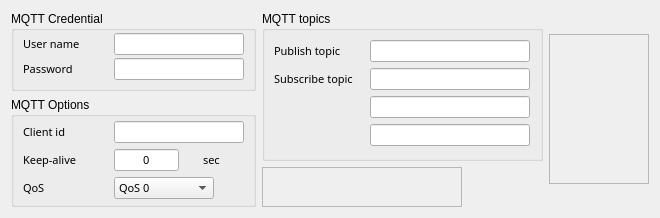
            <widget class="QWidget" name="mqtt_tab">
             <attribute name="title">
              <string>MQTT options</string>
             </attribute>
             <layout class="QGridLayout" name="gridLayout_29">
              <item row="0" column="0">
               <widget class="QGroupBox" name="groupBox_3">
                <property name="minimumSize">
                 <size>
                  <width>240</width>
                  <height>80</height>
                 </size>
                </property>
                <property name="maximumSize">
                 <size>
                  <width>250</width>
                  <height>80</height>
                 </size>
                </property>
                <property name="title">
                 <string>MQTT Credential</string>
                </property>
                <layout class="QGridLayout" name="gridLayout_51">
                 <property name="topMargin">
                  <number>2</number>
                 </property>
                 <property name="bottomMargin">
                  <number>6</number>
                 </property>
                 <property name="verticalSpacing">
                  <number>3</number>
                 </property>
                 <item row="0" column="0">
                  <widget class="QLabel" name="label_mqtt_username">
                   <property name="minimumSize">
                    <size>
                     <width>85</width>
                     <height>0</height>
                    </size>
                   </property>
                   <property name="maximumSize">
                    <size>
                     <width>85</width>
                     <height>16777215</height>
                    </size>
                   </property>
                   <property name="font">
                    <font>
                     <family>맑은 고딕</family>
                     <pointsize>8</pointsize>
                    </font>
                   </property>
                   <property name="text">
                    <string>User name</string>
                   </property>
                  </widget>
                 </item>
                 <item row="0" column="1">
                  <widget class="QLineEdit" name="lineedit_mqtt_username">
                   <property name="minimumSize">
                    <size>
                     <width>130</width>
                     <height>22</height>
                    </size>
                   </property>
                   <property name="maximumSize">
                    <size>
                     <width>150</width>
                     <height>22</height>
                    </size>
                   </property>
                   <property name="font">
                    <font>
                     <family>맑은 고딕</family>
                     <pointsize>8</pointsize>
                    </font>
                   </property>
                   <property name="toolTip">
                    <string/>
                   </property>
                   <property name="text">
                    <string/>
                   </property>
                   <property name="maxLength">
                    <number>128</number>
                   </property>
                   <property name="frame">
                    <bool>true</bool>
                   </property>
                   <property name="alignment">
                    <set>Qt::AlignCenter</set>
                   </property>
                  </widget>
                 </item>
                 <item row="1" column="0">
                  <widget class="QLabel" name="label_mqtt_password">
                   <property name="minimumSize">
                    <size>
                     <width>85</width>
                     <height>0</height>
                    </size>
                   </property>
                   <property name="maximumSize">
                    <size>
                     <width>85</width>
                     <height>16777215</height>
                    </size>
                   </property>
                   <property name="font">
                    <font>
                     <family>맑은 고딕</family>
                     <pointsize>8</pointsize>
                    </font>
                   </property>
                   <property name="text">
                    <string>Password</string>
                   </property>
                  </widget>
                 </item>
                 <item row="1" column="1">
                  <widget class="QLineEdit" name="lineedit_mqtt_password">
                   <property name="minimumSize">
                    <size>
                     <width>130</width>
                     <height>22</height>
                    </size>
                   </property>
                   <property name="maximumSize">
                    <size>
                     <width>150</width>
                     <height>22</height>
                    </size>
                   </property>
                   <property name="font">
                    <font>
                     <family>맑은 고딕</family>
                     <pointsize>8</pointsize>
                    </font>
                   </property>
                   <property name="toolTip">
                    <string/>
                   </property>
                   <property name="text">
                    <string/>
                   </property>
                   <property name="maxLength">
                    <number>128</number>
                   </property>
                   <property name="frame">
                    <bool>true</bool>
                   </property>
                   <property name="alignment">
                    <set>Qt::AlignCenter</set>
                   </property>
                  </widget>
                 </item>
                </layout>
               </widget>
              </item>
              <item row="0" column="1" rowspan="2">
               <widget class="QGroupBox" name="groupBox_5">
                <property name="minimumSize">
                 <size>
                  <width>281</width>
                  <height>150</height>
                 </size>
                </property>
                <property name="maximumSize">
                 <size>
                  <width>281</width>
                  <height>160</height>
                 </size>
                </property>
                <property name="title">
                 <string>MQTT topics</string>
                </property>
                <layout class="QGridLayout" name="gridLayout_5">
                 <item row="0" column="0">
                  <widget class="QLabel" name="localip_label_4">
                   <property name="minimumSize">
                    <size>
                     <width>90</width>
                     <height>22</height>
                    </size>
                   </property>
                   <property name="maximumSize">
                    <size>
                     <width>90</width>
                     <height>22</height>
                    </size>
                   </property>
                   <property name="font">
                    <font>
                     <family>맑은 고딕</family>
                     <pointsize>8</pointsize>
                    </font>
                   </property>
                   <property name="text">
                    <string>Publish topic</string>
                   </property>
                  </widget>
                 </item>
                 <item row="0" column="1">
                  <widget class="QLineEdit" name="lineedit_mqtt_pubtopic">
                   <property name="minimumSize">
                    <size>
                     <width>140</width>
                     <height>22</height>
                    </size>
                   </property>
                   <property name="maximumSize">
                    <size>
                     <width>160</width>
                     <height>22</height>
                    </size>
                   </property>
                   <property name="font">
                    <font>
                     <family>맑은 고딕</family>
                     <pointsize>8</pointsize>
                    </font>
                   </property>
                   <property name="toolTip">
                    <string/>
                   </property>
                   <property name="text">
                    <string/>
                   </property>
                   <property name="maxLength">
                    <number>128</number>
                   </property>
                   <property name="frame">
                    <bool>true</bool>
                   </property>
                   <property name="alignment">
                    <set>Qt::AlignCenter</set>
                   </property>
                  </widget>
                 </item>
                 <item row="1" column="0">
                  <widget class="QLabel" name="localip_label_5">
                   <property name="minimumSize">
                    <size>
                     <width>90</width>
                     <height>22</height>
                    </size>
                   </property>
                   <property name="maximumSize">
                    <size>
                     <width>90</width>
                     <height>22</height>
                    </size>
                   </property>
                   <property name="font">
                    <font>
                     <family>맑은 고딕</family>
                     <pointsize>8</pointsize>
                    </font>
                   </property>
                   <property name="text">
                    <string>Subscribe topic</string>
                   </property>
                  </widget>
                 </item>
                 <item row="1" column="1">
                  <widget class="QLineEdit" name="lineedit_mqtt_subtopic_0">
                   <property name="minimumSize">
                    <size>
                     <width>140</width>
                     <height>22</height>
                    </size>
                   </property>
                   <property name="maximumSize">
                    <size>
                     <width>160</width>
                     <height>22</height>
                    </size>
                   </property>
                   <property name="font">
                    <font>
                     <family>맑은 고딕</family>
                     <pointsize>8</pointsize>
                    </font>
                   </property>
                   <property name="toolTip">
                    <string/>
                   </property>
                   <property name="text">
                    <string/>
                   </property>
                   <property name="maxLength">
                    <number>128</number>
                   </property>
                   <property name="frame">
                    <bool>true</bool>
                   </property>
                   <property name="alignment">
                    <set>Qt::AlignCenter</set>
                   </property>
                  </widget>
                 </item>
                 <item row="2" column="1">
                  <widget class="QLineEdit" name="lineedit_mqtt_subtopic_1">
                   <property name="minimumSize">
                    <size>
                     <width>140</width>
                     <height>22</height>
                    </size>
                   </property>
                   <property name="maximumSize">
                    <size>
                     <width>160</width>
                     <height>22</height>
                    </size>
                   </property>
                   <property name="font">
                    <font>
                     <family>맑은 고딕</family>
                     <pointsize>8</pointsize>
                    </font>
                   </property>
                   <property name="toolTip">
                    <string/>
                   </property>
                   <property name="text">
                    <string/>
                   </property>
                   <property name="maxLength">
                    <number>128</number>
                   </property>
                   <property name="frame">
                    <bool>true</bool>
                   </property>
                   <property name="alignment">
                    <set>Qt::AlignCenter</set>
                   </property>
                  </widget>
                 </item>
                 <item row="3" column="1">
                  <widget class="QLineEdit" name="lineedit_mqtt_subtopic_2">
                   <property name="minimumSize">
                    <size>
                     <width>140</width>
                     <height>22</height>
                    </size>
                   </property>
                   <property name="maximumSize">
                    <size>
                     <width>160</width>
                     <height>22</height>
                    </size>
                   </property>
                   <property name="font">
                    <font>
                     <family>맑은 고딕</family>
                     <pointsize>8</pointsize>
                    </font>
                   </property>
                   <property name="toolTip">
                    <string/>
                   </property>
                   <property name="text">
                    <string/>
                   </property>
                   <property name="maxLength">
                    <number>128</number>
                   </property>
                   <property name="frame">
                    <bool>true</bool>
                   </property>
                   <property name="alignment">
                    <set>Qt::AlignCenter</set>
                   </property>
                  </widget>
                 </item>
                </layout>
               </widget>
              </item>
              <item row="0" column="2" rowspan="3">
               <widget class="QFrame" name="frame_2">
                <property name="minimumSize">
                 <size>
                  <width>100</width>
                  <height>150</height>
                 </size>
                </property>
                <property name="maximumSize">
                 <size>
                  <width>100</width>
                  <height>150</height>
                 </size>
                </property>
                <property name="frameShape">
                 <enum>QFrame::StyledPanel</enum>
                </property>
                <property name="frameShadow">
                 <enum>QFrame::Raised</enum>
                </property>
               </widget>
              </item>
              <item row="1" column="0" rowspan="2">
               <widget class="QGroupBox" name="groupBox_8">
                <property name="minimumSize">
                 <size>
                  <width>240</width>
                  <height>110</height>
                 </size>
                </property>
                <property name="maximumSize">
                 <size>
                  <width>250</width>
                  <height>140</height>
                 </size>
                </property>
                <property name="title">
                 <string>MQTT Options</string>
                </property>
                <layout class="QGridLayout" name="gridLayout_49" rowminimumheight="0,0,0">
                 <property name="topMargin">
                  <number>2</number>
                 </property>
                 <property name="bottomMargin">
                  <number>3</number>
                 </property>
                 <property name="verticalSpacing">
                  <number>4</number>
                 </property>
                 <item row="0" column="0">
                  <widget class="QLabel" name="label_mqtt_clientid">
                   <property name="minimumSize">
                    <size>
                     <width>85</width>
                     <height>0</height>
                    </size>
                   </property>
                   <property name="maximumSize">
                    <size>
                     <width>85</width>
                     <height>16777215</height>
                    </size>
                   </property>
                   <property name="font">
                    <font>
                     <family>맑은 고딕</family>
                     <pointsize>8</pointsize>
                    </font>
                   </property>
                   <property name="text">
                    <string>Client id</string>
                   </property>
                  </widget>
                 </item>
                 <item row="0" column="1" colspan="2">
                  <widget class="QLineEdit" name="lineedit_mqtt_clientid">
                   <property name="minimumSize">
                    <size>
                     <width>130</width>
                     <height>22</height>
                    </size>
                   </property>
                   <property name="maximumSize">
                    <size>
                     <width>150</width>
                     <height>22</height>
                    </size>
                   </property>
                   <property name="font">
                    <font>
                     <family>맑은 고딕</family>
                     <pointsize>8</pointsize>
                    </font>
                   </property>
                   <property name="toolTip">
                    <string/>
                   </property>
                   <property name="text">
                    <string/>
                   </property>
                   <property name="maxLength">
                    <number>128</number>
                   </property>
                   <property name="frame">
                    <bool>true</bool>
                   </property>
                   <property name="alignment">
                    <set>Qt::AlignCenter</set>
                   </property>
                  </widget>
                 </item>
                 <item row="1" column="0">
                  <widget class="QLabel" name="label_mqtt_keepalive">
                   <property name="minimumSize">
                    <size>
                     <width>85</width>
                     <height>0</height>
                    </size>
                   </property>
                   <property name="maximumSize">
                    <size>
                     <width>85</width>
                     <height>16777215</height>
                    </size>
                   </property>
                   <property name="font">
                    <font>
                     <family>맑은 고딕</family>
                     <pointsize>8</pointsize>
                    </font>
                   </property>
                   <property name="text">
                    <string>Keep-alive</string>
                   </property>
                  </widget>
                 </item>
                 <item row="1" column="1">
                  <widget class="QLineEdit" name="lineedit_mqtt_keepalive">
                   <property name="minimumSize">
                    <size>
                     <width>65</width>
                     <height>22</height>
                    </size>
                   </property>
                   <property name="maximumSize">
                    <size>
                     <width>65</width>
                     <height>22</height>
                    </size>
                   </property>
                   <property name="font">
                    <font>
                     <family>맑은 고딕</family>
                     <pointsize>8</pointsize>
                    </font>
                   </property>
                   <property name="toolTip">
                    <string>&lt;html&gt;&lt;head/&gt;&lt;body&gt;&lt;p&gt;1~65535 (ms)&lt;/p&gt;&lt;/body&gt;&lt;/html&gt;</string>
                   </property>
                   <property name="text">
                    <string>0</string>
                   </property>
                   <property name="maxLength">
                    <number>5</number>
                   </property>
                   <property name="alignment">
                    <set>Qt::AlignCenter</set>
                   </property>
                  </widget>
                 </item>
                 <item row="1" column="2">
                  <widget class="QLabel" name="label_214">
                   <property name="minimumSize">
                    <size>
                     <width>30</width>
                     <height>22</height>
                    </size>
                   </property>
                   <property name="maximumSize">
                    <size>
                     <width>30</width>
                     <height>22</height>
                    </size>
                   </property>
                   <property name="font">
                    <font>
                     <family>맑은 고딕</family>
                     <pointsize>8</pointsize>
                    </font>
                   </property>
                   <property name="text">
                    <string>sec</string>
                   </property>
                  </widget>
                 </item>
                 <item row="2" column="0">
                  <widget class="QLabel" name="label_mqtt_qos">
                   <property name="minimumSize">
                    <size>
                     <width>85</width>
                     <height>0</height>
                    </size>
                   </property>
                   <property name="maximumSize">
                    <size>
                     <width>85</width>
                     <height>16777215</height>
                    </size>
                   </property>
                   <property name="font">
                    <font>
                     <family>맑은 고딕</family>
                     <pointsize>8</pointsize>
                    </font>
                   </property>
                   <property name="text">
                    <string>QoS</string>
                   </property>
                  </widget>
                 </item>
                 <item row="2" column="1" colspan="2">
                  <widget class="QComboBox" name="combobox_mqtt_qos">
                   <property name="minimumSize">
                    <size>
                     <width>100</width>
                     <height>22</height>
                    </size>
                   </property>
                   <property name="maximumSize">
                    <size>
                     <width>100</width>
                     <height>22</height>
                    </size>
                   </property>
                   <property name="font">
                    <font>
                     <family>맑은 고딕</family>
                     <pointsize>8</pointsize>
                    </font>
                   </property>
                   <property name="currentText">
                    <string>QoS 0</string>
                   </property>
                   <property name="sizeAdjustPolicy">
                    <enum>QComboBox::AdjustToContents</enum>
                   </property>
                   <item>
                    <property name="text">
                     <string>QoS 0</string>
                    </property>
                   </item>
                   <item>
                    <property name="text">
                     <string>QoS 1</string>
                    </property>
                   </item>
                   <item>
                    <property name="text">
                     <string>QoS 2</string>
                    </property>
                   </item>
                  </widget>
                 </item>
                </layout>
               </widget>
              </item>
              <item row="2" column="1">
               <widget class="QFrame" name="frame_3">
                <property name="minimumSize">
                 <size>
                  <width>200</width>
                  <height>30</height>
                 </size>
                </property>
                <property name="maximumSize">
                 <size>
                  <width>200</width>
                  <height>40</height>
                 </size>
                </property>
                <property name="frameShape">
                 <enum>QFrame::StyledPanel</enum>
                </property>
                <property name="frameShadow">
                 <enum>QFrame::Raised</enum>
                </property>
               </widget>
              </item>
             </layout>
            </widget>
